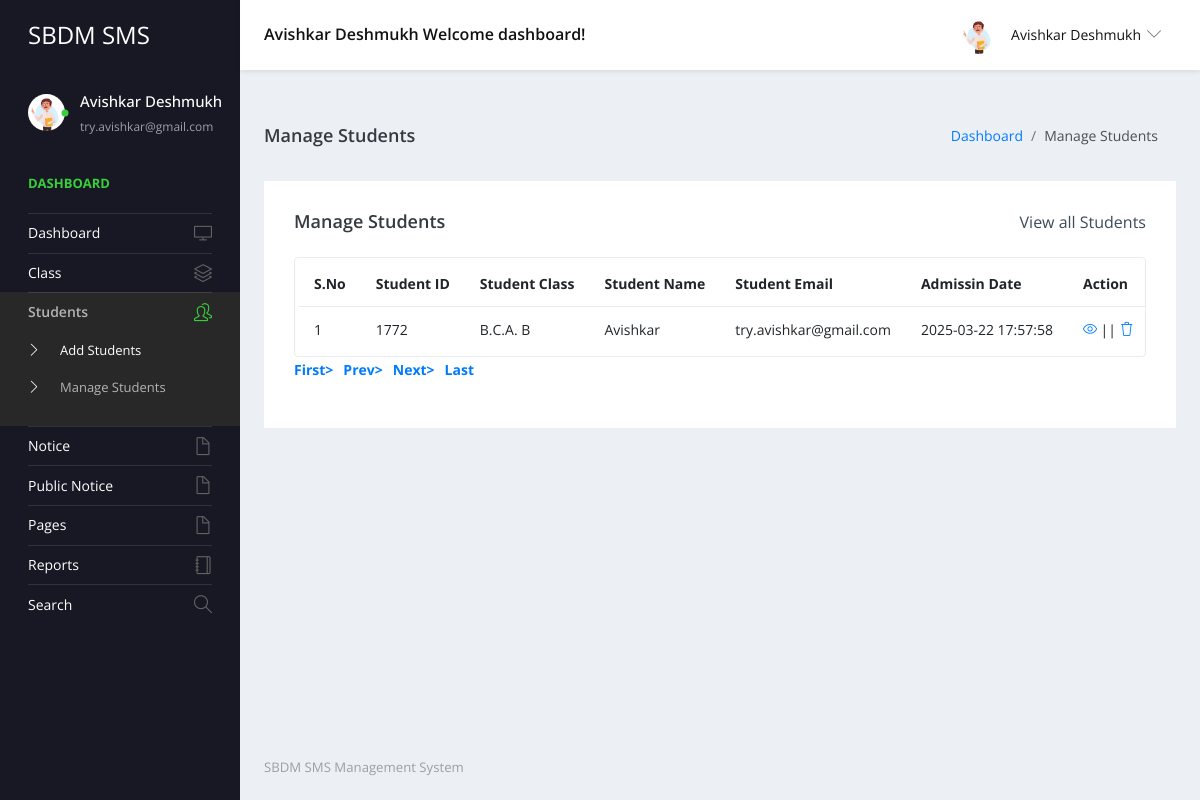
The page /admin/manage-students.php (signed in) on the database its author committed.
### tables this page shows
CREATE TABLE `tblstudent` (
  `ID` int(10) NOT NULL,
  `StudentName` varchar(200) DEFAULT NULL,
  `StudentEmail` varchar(200) DEFAULT NULL,
  `StudentClass` varchar(100) DEFAULT NULL,
  `Gender` varchar(50) DEFAULT NULL,
  `DOB` date DEFAULT NULL,
  `StuID` varchar(200) DEFAULT NULL,
  `FatherName` mediumtext DEFAULT NULL,
  `MotherName` mediumtext DEFAULT NULL,
  `ContactNumber` bigint(10) DEFAULT NULL,
  `AltenateNumber` bigint(10) DEFAULT NULL,
  `Address` mediumtext DEFAULT NULL,
  `UserName` varchar(200) DEFAULT NULL,
  `Password` varchar(200) DEFAULT NULL,
  `Image` varchar(200) DEFAULT NULL,
  `DateofAdmission` timestamp NULL DEFAULT current_timestamp()
);

CREATE TABLE `tblclass` (
  `ID` int(5) NOT NULL,
  `ClassName` varchar(50) DEFAULT NULL,
  `Section` varchar(20) DEFAULT NULL,
  `CreationDate` timestamp NULL DEFAULT current_timestamp()
);

### admin/manage-students.php (the view, shortened to what this page needs)
<?php
include('includes/dbconnection.php');
if (strlen($_SESSION['sturecmsaid']==0)) {
  header('location:logout.php');
  } else{
?>
<!DOCTYPE html>
<html lang="en">
  <head>
    <link rel="stylesheet" href="vendors/simple-line-icons/css/simple-line-icons.css">
    <link rel="stylesheet" href="vendors/flag-icon-css/css/flag-icon.min.css">
    <link rel="stylesheet" href="vendors/css/vendor.bundle.base.css">
    <link rel="stylesheet" href="./vendors/daterangepicker/daterangepicker.css">
    <link rel="stylesheet" href="./vendors/chartist/chartist.min.css">
    <link rel="stylesheet" href="./css/style.css">
  </head>
  <body>
    <div class="container-scroller">
     <?php include_once('includes/header.php');?>
      <div class="container-fluid page-body-wrapper">
        <?php include_once('includes/sidebar.php');?>
        <div class="main-panel">
          <div class="content-wrapper">
             <div class="page-header">
              <h3 class="page-title"> Manage Students </h3>
              <nav aria-label="breadcrumb">
                <ol class="breadcrumb">
                  <li class="breadcrumb-item"><a href="dashboard.php">Dashboard</a></li>
                  <li class="breadcrumb-item active" aria-current="page"> Manage Students</li>
                </ol>
              </nav>
            </div>
            <div class="row">
              <div class="col-md-12 grid-margin stretch-card">
                <div class="card">
                  <div class="card-body">
                    <div class="d-sm-flex align-items-center mb-4">
                      <h4 class="card-title mb-sm-0">Manage Students</h4>
                      <a href="#" class="text-dark ml-auto mb-3 mb-sm-0"> View all Students</a>
                    </div>
                    <div class="table-responsive border rounded p-1">
                      <table class="table">
                        <thead>
                          <tr>
                            <th class="font-weight-bold">S.No</th>
                            <th class="font-weight-bold">Student ID</th>
                            <th class="font-weight-bold">Student Class</th>
                            <th class="font-weight-bold">Student Name</th>
                            <th class="font-weight-bold">Student Email</th>
                            <th class="font-weight-bold">Admissin Date</th>
                            <th class="font-weight-bold">Action</th>
                          </tr>
                        </thead>
                        <tbody>
                           <?php
                            if (isset($_GET['pageno'])) {
            $pageno = $_GET['pageno'];
        } else {
            $pageno = 1;
        }
        $no_of_records_per_page = 15;
        $offset = ($pageno-1) * $no_of_records_per_page;
       $ret = "SELECT ID FROM tblstudent";
$query1 = $dbh -> prepare($ret);
$query1->execute();
$total_rows=$query1->rowCount();
$total_pages = ceil($total_rows / $no_of_records_per_page);
$sql="SELECT tblstudent.StuID,tblstudent.ID as sid,tblstudent.StudentName,tblstudent.StudentEmail,tblstudent.DateofAdmission,tblclass.ClassName,tblclass.Section from tblstudent join tblclass on tblclass.ID=tblstudent.StudentClass LIMIT $offset, $no_of_records_per_page";
$query = $dbh -> prepare($sql);
$query->execute();
$results=$query->fetchAll(PDO::FETCH_OBJ);
$cnt=1;
if($query->rowCount() > 0)
{
foreach($results as $row)
{               ?>
                          <tr>
                            <td><?php echo htmlentities($cnt);?></td>
                            <td><?php  echo htmlentities($row->StuID);?></td>
                            <td><?php  echo htmlentities($row->ClassName);?> <?php  echo htmlentities($row->Section);?></td>
                            <td><?php  echo htmlentities($row->StudentName);?></td>
                            <td><?php  echo htmlentities($row->StudentEmail);?></td>
                            <td><?php  echo htmlentities($row->DateofAdmission);?></td>
                            <td>
                              <div><a href="edit-student-detail.php?editid=<?php echo htmlentities ($row->sid);?>"><i class="icon-eye"></i></a>
                                                || <a href="manage-students.php?delid=<?php echo ($row->sid);?>" onclick="return confirm('Do you really want to Delete ?');"> <i class="icon-trash"></i></a></div>
                            </td>
                          </tr><?php $cnt=$cnt+1;}} ?>
                        </tbody>
                      </table>
                    </div>
                    <div align="left">
    <ul class="pagination" >
        <li><a href="?pageno=1"><strong>First></strong></a></li>
        <li class="<?php if($pageno <= 1){ echo 'disabled'; } ?>">
            <a href="<?php if($pageno <= 1){ echo '#'; } else { echo "?pageno=".($pageno - 1); } ?>"><strong style="padding-left: 10px">Prev></strong></a>
        </li>
        <li class="<?php if($pageno >= $total_pages){ echo 'disabled'; } ?>">
            <a href="<?php if($pageno >= $total_pages){ echo '#'; } else { echo "?pageno=".($pageno + 1); } ?>"><strong style="padding-left: 10px">Next></strong></a>
        </li>
        <li><a href="?pageno=<?php echo $total_pages; ?>"><strong style="padding-left: 10px">Last</strong></a></li>
    </ul>
</div>
                  </div>
                </div>
              </div>
            </div>
          </div>
         <?php include_once('includes/footer.php');?>
        </div>
      </div>
    </div>
  </body>
</html><?php }  ?>

### admin/includes/header.php (shortened to what this page needs)
 <nav class="navbar default-layout-navbar col-lg-12 col-12 p-0 fixed-top d-flex flex-row">
        <div class="navbar-brand-wrapper d-flex align-items-center">
          <a class="navbar-brand brand-logo" href="dashboard.php">
            <strong style="color: white;">SBDM SMS</strong>
          </a>
        </div><?php
         $aid= $_SESSION['sturecmsaid'];
$sql="SELECT * from tbladmin where ID=:aid";
$query = $dbh -> prepare($sql);
$query->bindParam(':aid',$aid,PDO::PARAM_STR);
$query->execute();
$results=$query->fetchAll(PDO::FETCH_OBJ);
$cnt=1;
if($query->rowCount() > 0)
{
foreach($results as $row)
{               ?>
        <div class="navbar-menu-wrapper d-flex align-items-center flex-grow-1">
          <h5 class="mb-0 font-weight-medium d-none d-lg-flex"><?php  echo htmlentities($row->AdminName);?> Welcome dashboard!</h5>
          <ul class="navbar-nav navbar-nav-right ml-auto">
            <li class="nav-item dropdown d-none d-xl-inline-flex user-dropdown">
              <a class="nav-link dropdown-toggle" id="UserDropdown" href="#" data-toggle="dropdown" aria-expanded="false">
                <img class="img-xs rounded-circle ml-2" src="images/faces/face8.jpg" alt="Profile image"> <span class="font-weight-normal"> <?php  echo htmlentities($row->AdminName);?> </span></a>
                <?php $cnt=$cnt+1;}} ?>
            </li>
          </ul>
        </div>
      </nav>

### admin/includes/sidebar.php (shortened to what this page needs)
<nav class="sidebar sidebar-offcanvas" id="sidebar">
          <ul class="nav">
            <li class="nav-item nav-profile">
              <a href="#" class="nav-link">
                <div class="profile-image">
                  <img class="img-xs rounded-circle" src="images/faces/face8.jpg" alt="profile image">
                  <div class="dot-indicator bg-success"></div>
                </div>
                <div class="text-wrapper">
                  <?php
         $aid= $_SESSION['sturecmsaid'];
$sql="SELECT * from tbladmin where ID=:aid";
$query = $dbh -> prepare($sql);
$query->bindParam(':aid',$aid,PDO::PARAM_STR);
$query->execute();
$results=$query->fetchAll(PDO::FETCH_OBJ);
$cnt=1;
if($query->rowCount() > 0)
{
foreach($results as $row)
{               ?>
                  <p class="profile-name"><?php  echo htmlentities($row->AdminName);?></p>
                  <p class="designation"><?php  echo htmlentities($row->Email);?></p><?php $cnt=$cnt+1;}} ?>
                </div>
              </a>
            </li>
            <li class="nav-item nav-category">
              <span class="nav-link">Dashboard</span>
            </li>
            <li class="nav-item">
              <a class="nav-link" href="dashboard.php">
                <span class="menu-title">Dashboard</span>
                <i class="icon-screen-desktop menu-icon"></i>
              </a>
            </li>
            <li class="nav-item">
              <a class="nav-link" data-toggle="collapse" href="#ui-basic" aria-expanded="false" aria-controls="ui-basic">
                <span class="menu-title">Class</span>
                <i class="icon-layers menu-icon"></i>
              </a>
            </li>
            <li class="nav-item">
              <a class="nav-link" data-toggle="collapse" href="#ui-basic1" aria-expanded="false" aria-controls="ui-basic1">
                <span class="menu-title">Students</span>
                <i class="icon-people menu-icon"></i>
              </a>
              <div class="collapse" id="ui-basic1">
                <ul class="nav flex-column sub-menu">
                  <li class="nav-item"> <a class="nav-link" href="add-students.php">Add Students</a></li>
                  <li class="nav-item"> <a class="nav-link" href="manage-students.php">Manage Students</a></li>
                </ul>
              </div>
            </li>
            <li class="nav-item">
              <a class="nav-link" data-toggle="collapse" href="#auth" aria-expanded="false" aria-controls="auth">
                <span class="menu-title">Notice</span>
                <i class="icon-doc menu-icon"></i>
              </a>
            </li>
            <li class="nav-item">
              <a class="nav-link" data-toggle="collapse" href="#auth1" aria-expanded="false" aria-controls="auth">
                <span class="menu-title">Public Notice</span>
                <i class="icon-doc menu-icon"></i>
              </a>
              <li class="nav-item">
              <a class="nav-link" data-toggle="collapse" href="#auth2" aria-expanded="false" aria-controls="auth">
                <span class="menu-title">Pages</span>
                <i class="icon-doc menu-icon"></i>
              </a>
            </li>
              <li class="nav-item">
              <a class="nav-link" href="between-dates-reports.php">
                <span class="menu-title">Reports</span>
                <i class="icon-notebook menu-icon"></i>
              </a>
            </li>
            <li class="nav-item">
              <a class="nav-link" href="search.php">
                <span class="menu-title">Search</span>
                <i class="icon-magnifier menu-icon"></i>
              </a>
            </li>
            </li>
          </ul>
        </nav>

### rows shown on the page
tblstudent: StuID "1772", tblclass.ClassName "B.C.A.", tblclass.Section "B", StudentName "Avishkar", StudentEmail "try.avishkar@gmail.com", DateofAdmission "2025-03-22 17:57:58"

### other values the page prints
$row->AdminName "Avishkar Deshmukh"
$row->Email "try.avishkar@gmail.com"
